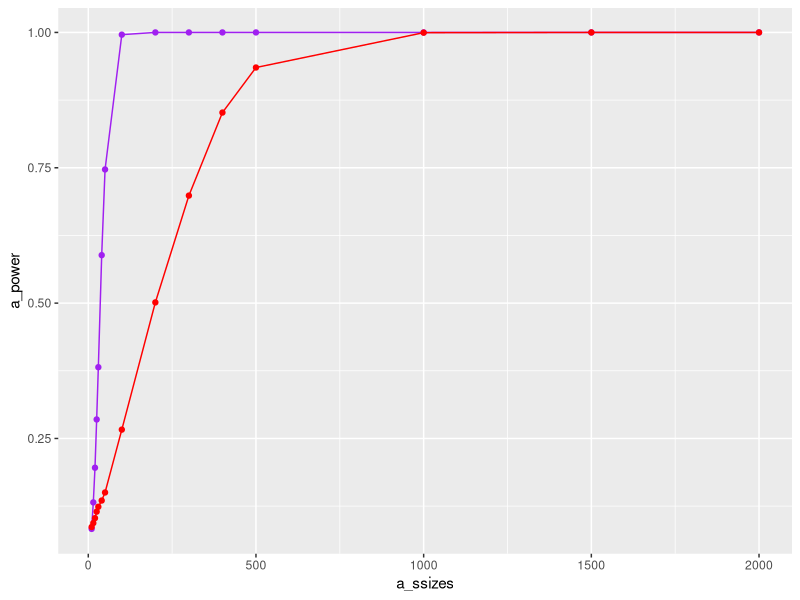
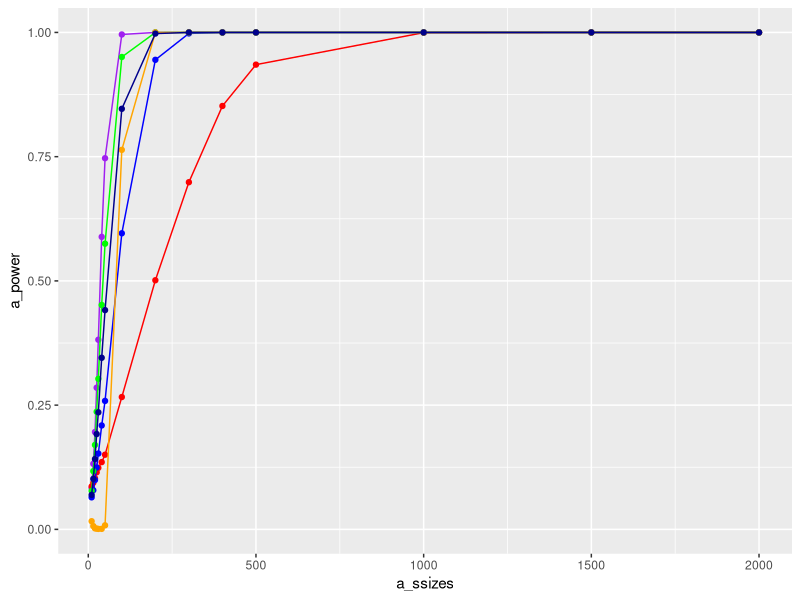

R code for these plots, in order:
library(ggplot2)

a <- read.table("unifKSstandardized.csv")

a <- data.frame(a)
a_ssizes <- a[,1]
a_power <- seq(0, 1, 10)
names <- as.character(a_ssizes)
a[,1] <- names

#working
ggplot(a, aes(x=a_ssizes, y=a_power)) + 
  geom_line(aes(y=powerSW), color="purple") +
  geom_point(aes(y=powerSW), color="purple") +
  geom_line(aes(y=powerKS), color="red") + 
  geom_point(aes(y=powerKS), color="red") 

#tweaking
ggplot(a, aes(x=a_ssizes, y=a_power)) + 
  geom_line(aes(y=powerSW), color="purple") +
  geom_point(aes(y=powerSW), color="purple") +
  geom_line(aes(y=powerKS), color="red") + 
  geom_point(aes(y=powerKS), color="red") +
  geom_line(aes(y=powerLL), color="blue") +
  geom_point(aes(y=powerLL), color="blue") +
  geom_line(aes(y=powerAD), color="green") +
  geom_point(aes(y=powerAD), color="green") +
  geom_line(aes(y=powerJB), color="orange") +
  geom_point(aes(y=powerJB), color="orange") +
  geom_line(aes(y=powerCVM), color="dark blue") +
  geom_point(aes(y=powerCVM), color="dark blue")

a$ssizes <- factor(a$ssizes, levels=a$ssizes[order(a$ssizes)])

